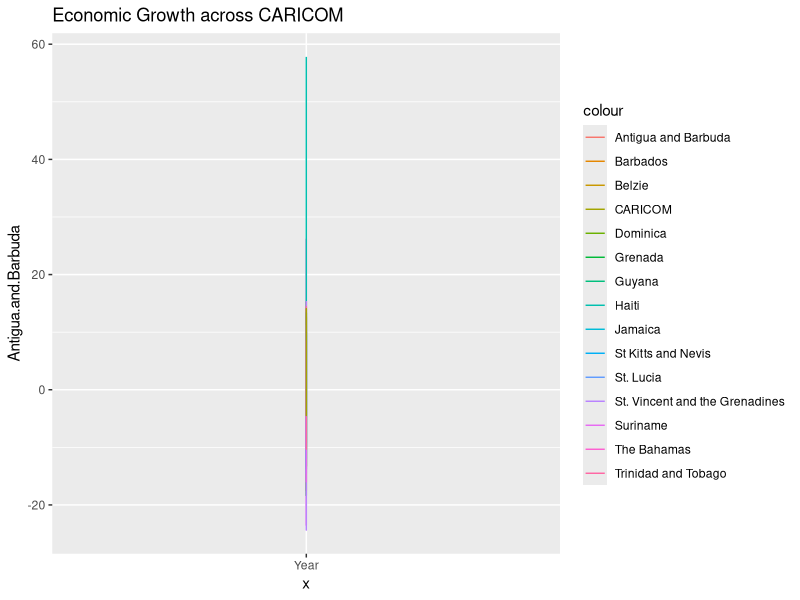
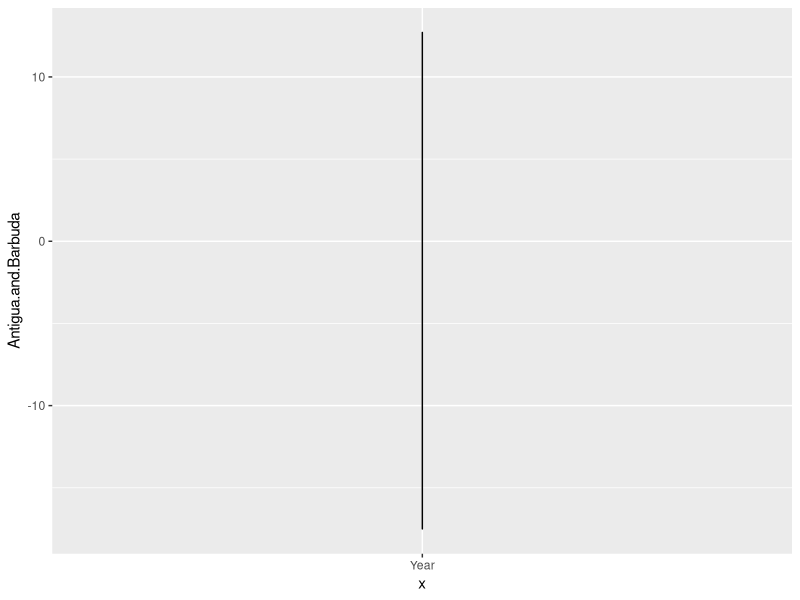

The R script that drew these images, in order: (Note: this script raises an error after producing the figures.)
## ---- chunk 1
knitr::opts_chunk$set(echo = TRUE)
library(tidyverse)
library(ggplot2)
## ---- chunk 2
economic_growth_data<- read.csv("St_Lucia/caricom_growth_data.csv")
caricom_country_list<- c("Antigua and Barbuda",
                          "Bahamas, The",
                          "Barbados",
                          "Belize",
                          "Dominica",
                          "Grenada",
                          "Guyana",
                          "Haiti",
                          "Jamaica",
                          "St. Kitts and Nevis",
                          "St. Lucia",
                          "St. Vincent and the Grenadines",
                          "Suriname",
                          "Trinidad and Tobago",
                          "Caribbean small states")

caricom_growth_data<- economic_growth_data |> filter(Country.Name %in% caricom_country_list) |> 
                            select(c(Country.Name,X1978:last_col()))

caricom_growth_data$Country.Name<- ifelse(caricom_growth_data$Country.Name=="Caribbean small states",
                                          "CARICOM", caricom_growth_data$Country.Name)

col<- str_replace(colnames(caricom_growth_data),"X","")
colnames(caricom_growth_data)<- col

caricom_growth_data_1<- as.data.frame(t(caricom_growth_data), row.names=c(1:46))
colnames(caricom_growth_data_1)<- caricom_country_list
caricom_growth_data_1<- caricom_growth_data_1[-1,]

years<- c(1978:2022)
caricom_growth_data_1<- caricom_growth_data_1 |> mutate(
                                              Year = years, .before=1
)

#Let's write this out into a csv:

write.csv(caricom_growth_data_1,"caricom_growth.csv")

## ---- chunk 3
caricom_growth<- read.csv("St_Lucia/caricom_growth.csv") |> select(Year:Caribbean.small.states)

ggplot(caricom_growth, aes(x="Year"))+ 
         geom_line(aes(y=Antigua.and.Barbuda, color = 'Antigua and Barbuda', group =1))+ 
         geom_line(aes(y=Bahamas..The, color = 'The Bahamas'))+
         geom_line(aes(y=Barbados, color ='Barbados'))+
         geom_line(aes(y=Belize, color = 'Belzie'))+
         geom_line(aes(y=Dominica, color = 'Dominica'))+
         geom_line(aes(y=Grenada, color = 'Grenada'))+
         geom_line(aes(y=Guyana, color = 'Guyana'))+
         geom_line(aes(y=Haiti, color = 'Haiti'))+
         geom_line(aes(y=Jamaica, color = 'Jamaica'))+
         geom_line(aes(y=St..Kitts.and.Nevis, color = 'St Kitts and Nevis'))+
         geom_line(aes(y=St..Lucia, color = 'St. Lucia'))+
         geom_line(aes(y=St..Vincent.and.the.Grenadines, color = 'St. Vincent and the Grenadines'))+
         geom_line(aes(y=Suriname, color = 'Suriname'))+
         geom_line(aes(y=Trinidad.and.Tobago, color = 'Trinidad and Tobago'))+
         geom_line(aes(y=Caribbean.small.states, color = 'CARICOM'))+
          ggtitle("Economic Growth across CARICOM")
          #xlab("Year")+ylab('% Change in GDP')
## ---- chunk 4

antigua<- caricom_growth |> select(Year,Antigua.and.Barbuda)
ggplot(antigua, aes(x="Year", y= Antigua.and.Barbuda, group =1))+ 
         geom_line()

## ---- chunk 5
pop_by_age<- read.csv("IDB_12-18-2023.csv") |> select(Year, GROUP,
                                                      Male.Population,
                                                      Female.Population,
                                                      )

pyramid_frame<- pop_by_age |> pivot_longer(cols = c(Male.Population,Female.Population),names_to = "Gender", values_to="Population") 

pyramid_frame$Gender <- ifelse(pyramid_frame$Gender=="Male.Population", "M","F")

pyramid_frame<- pyramid_frame |> mutate(Population=
                                          ifelse(Gender=="M", Population*(-1),
                                            Population)) |> filter(Year==2023) |> filter(GROUP!="TOTAL")

ggplot(data=pyramid_frame, aes(x=GROUP, y = Population, fill=Gender))+
  geom_bar(stat="identity")+coord_flip()+scale_fill_manual()


